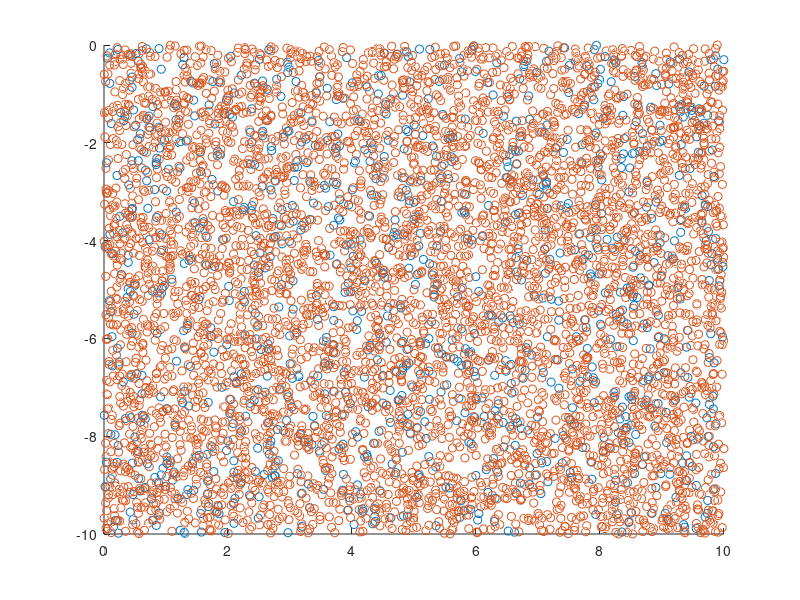

MATLAB code for this plot: (Note: this script raises an error after producing the figure.)
% dummy mri data
n = 1000;
x = rand(n,1)*10;
y = rand(n,1)*-10;
s = 0.8 + ...
    sqrt(x.^2 + y.^2)*0.2 + ...
    (rand(n,1)-0.5);

% dummy ephys data
N = 5000;
X = rand(N,1)*10;
Y = rand(N,1)*-10;
S = 3.6 + ...
    sqrt(X.^2 + Y.^2)*0.24 + ...
    1.2*(rand(N,1)-0.5);

figure;
hold on;
scatter3(x,y,s)
scatter3(X,Y,S)

%%
[BETA,SIGMA,RESID] = mvregress([X Y],S);
[beta,sigma,resid] = mvregress([x y],s);


%%
mdl=fitlm([X Y],S)

mdl=fitlm([x y],s)

%% 
[xq,yq] = meshgrid(0:.1:10,-10:.1:0);
vq = griddata(x,y,s,xq,yq);

mesh(xq,yq,vq); hold on;
plot3(x,y,s,'o')